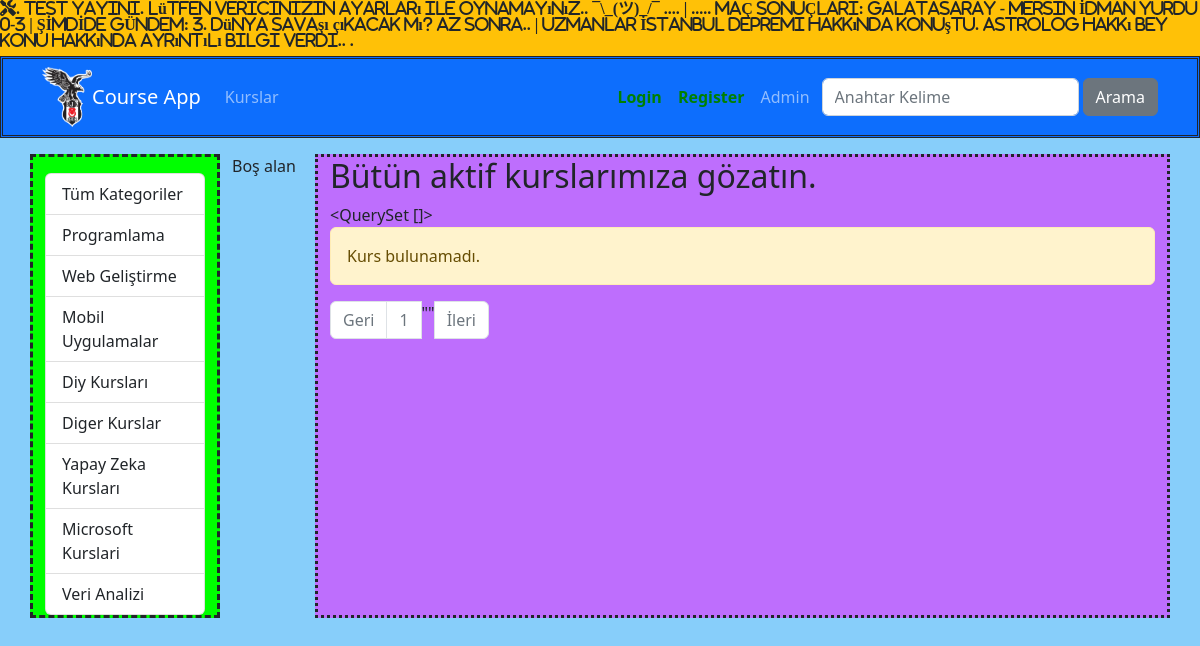
The app's page /kurslar/kategori/django, older data.
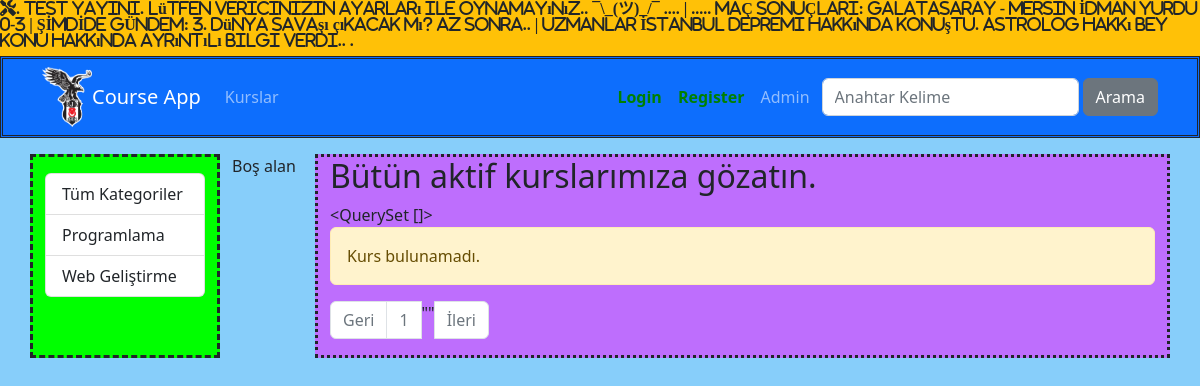
The same page, newer data.
### courses/models.py (models this page shows, shortened)
class Category(models.Model):
    name = models.CharField( max_length=50)
    slug = models.SlugField(default= "", null=False, unique=True, db_index = True, max_length=50)

### courses/views.py (the view)
# urls.py: path('kategori/<slug:slug>', views.getCoursesByCategory, name='courses_by_category'),
def getCoursesByCategory(request, slug):
    kurslar  = Course.objects.filter( categories__slug= slug, isActive = True).order_by("date")#category__slug = slug,
    kategoriler = Category.objects.all()
    paginator = Paginator(kurslar, 3) #filtrelenmiş kursları her sayfada 5'er adet göster
    page = request.GET.get('page', 1) #query'den gelen page number'ı kullan
    page_obj = paginator.page(page) #page e düşen kursları pageob'e at
    print(page_obj.paginator.count) #toplam ürün sayısı
    print(page_obj.paginator.num_pages) # toplam sayfa sayısı
    return render(request, 'courses/list.html', {
        'categories': kategoriler,
        'courses': kurslar,
        'page_obj': page_obj,
        'seciliKategori': slug
    })

### courses/templates/courses/list.html (shortened to what this page needs)
{% extends "layout.html" %}
{% load static %}
{% block css_files %}
        <link rel="stylesheet" href="{%static 'courses/css/style.css'%}">
{% endblock  %}
{% block content %}
        <div class="container mt-3"  >
                <div class="row">
                    <div class="col-2" style="border:dashed; background-color:Lime  ">
                    {% include 'courses/partials/_categories.html' %}
                       </div>
                <div class="col-1" style="">
                                Boş alan
                </div>
                <div class="col-9" style="border:dotted; background:#BE6EFD">
                <h2>Bütün aktif kurslarımıza gözatın. </h2>
                        {{page_obj.paginator.object_list}}
                        {% if page_obj.object_list|length == 0%}
                                <div class="alert alert-warning">Kurs bulunamadı.</div>
                        {% endif %}
                        {% include "courses/partials/_pagination.html" %}
                        </div>
                </div>
        </div>
{% endblock  %}

### courses/templates/courses/partials/_categories.html
<div class="list-group mt-3">
    <a href="/kurslar"     class="list-group-item list-group-item-action"> Tüm Kategoriler </a>
    {% for  category in categories %}
    <a href="{% url "courses_by_category" category.slug%}"     class="list-group-item list-group-item-action {% if seciliKategori == category.slug %}active{% endif %}">{{category.name|title}}</a>
    {% endfor %}
</div>

Row changes from the older to the newer data that the page shows:
removed Category: name "Mobil Uygulamalar"
removed Category: name "Diy Kursları"
removed Category: name "Diger Kurslar"
removed Category: name "Yapay Zeka Kursları"
removed Category: name "Microsoft Kurslari"
removed Category: name "Veri Analizi"
